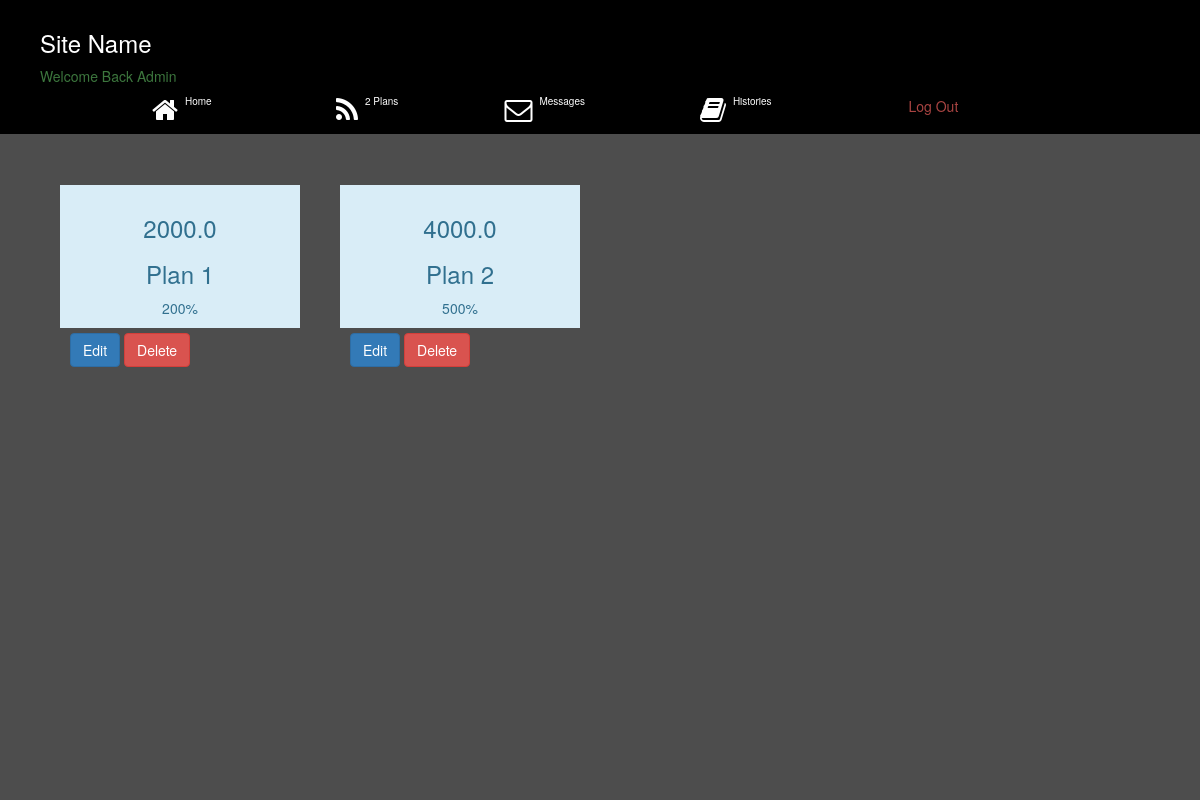
/upgrade (signed in), run on the app's committed database.
### App/models.py (models this page shows, shortened)
class Users(AbstractUser):
    username = models.CharField(max_length=100, blank=True, null=True, unique=True)
    date_joined = models.DateTimeField(verbose_name="date joined", auto_now_add=True)
    last_login = models.DateTimeField(verbose_name="last login", auto_now=True)
    number = models.TextField(default=0, null=True)
    block = models.BooleanField(default=False)
    address = models.TextField()
    gender = models.CharField(max_length=10)
    plan = models.TextField(null=True)
    balance = models.FloatField(default=0.00)
    price = models.FloatField(default=0.00)
    parcent = models.FloatField(default=0.00)
    bank_name = models.TextField(null=True)
    bank_number = models.TextField(null=True)
    bank = models.TextField(null=True)
    type = models.TextField(null=True)
    def __str__(self):
        return self.username

class Plans(models.Model):
    name = models.TextField()
    price = models.FloatField(default=0.00)
    parcentage = models.IntegerField()

### App/views.py (the view)
# urls.py: path('upgrade', views.Upgrade, name='upgrade'),
@login_required(login_url='login')
def Upgrade(request):
    plan = Plans.objects.all()
    context = {
        'plan': plan,
    }
    return render(request, 'upgrade.html', context)

### templates/upgrade.html (shortened to what this page needs)
{% extends 'bases.html' %}
{% load static %}
{% block content %}
<div>
    <div class="col-md-12 p-3 bg-img">
        <div class="blow">
        </div>
        <div class="containner p-3">
            <div class="p-3 col-md-12">
                <div class="col-md-12 p-3">
                    {% for plan in plan %}
                    <div class="col-md-3">
                        <div class="m-3">
                            <a href="{% url 'payment' plan.id %}">
                                <div class="text-center alert-info p-3 bg-gradient">
                                    <h3>{{plan.price}}</h3>
                                    <h3 class="text-capitalize">{{plan.name}}</h3>
                                    <span>{{plan.parcentage}}%</span>
                                </div>
                            </a>
                        </div>
                        {% if request.user.is_superuser %}
                        <div class="col-md-12">
                            <div class="">
                                <a href="{% url 'planedit' plan.id %}" class="btn btn-primary">Edit</a>
                                <a href="{% url 'plandelete' plan.id %}" class="btn btn-danger">Delete</a>
                            </div>
                        </div>
                        {% endif %}
                    </div>
                    {% endfor %}
                </div>
            </div>
        </div>
    </div>
</div>
{% endblock %}

### templates/bases.html (shortened to what this page needs)
{% load static %}
<!DOCTYPE html>
<html lang="en">
<head>
    <link rel="stylesheet" href="{% static 'styles/font-awesome/css/font-awesome.min.css' %}">
    <link rel="stylesheet" href="{% static 'styles/bootstrap/css/bootstrap.min.css' %}">
    <link rel="stylesheet" href="{% static 'styles/bootstrap/css/bootstrap.css' %}">
    <link rel="stylesheet" href="{% static 'styles/css.css' %}">
</head>
<body>
    {% if request.user.is_superuser %}
    <div class="col-md-12 p-3 menu">
        <div class="col-md-12">
            <div class="col-md-12">
                <h3 class="text-light">Site Name</h3>
            </div>
            <div class="col-md-12">
                <p class="text-capitalize text-success">Welcome Back {{request.user}}</p>
            </div>
        </div>
        <div class="col-md-12">
            <div class="col-md-12 text-right menus">
                <div class="text-right col-md-2">
                    <a href="{% url 'adminview' %}" class="">
                    <i class="fa fa-home fa-2x text-light">
                        <span style="position: relative;font-size:10px;top:-15px;">Home</span>
                    </i>
                    </a>
                </div>
                <div class="text-right col-md-2">
                    <a href="{% url 'upgrade' %}" class="">
                    <i class="fa fa-feed fa-2x text-light">
                        <span style="position: relative;font-size:10px;top:-15px;">{{plan.count}} Plans</span>
                    </i>
                    </a>
                </div>
                <div class="text-right col-md-2">
                    <a href="{% url 'mes' %}" class="">
                    <i class="fa fa-envelope-o fa-2x text-light">
                        <span style="position: relative;font-size:10px;top:-15px;">{{message.count}} Messages</span>
                    </i>
                    </a>
                </div>
                <div class="text-right col-md-2">
                    <a href="{% url 'history' %}" class="">
                    <i class="fa fa-book fa-2x text-light">
                        <span style="position: relative;font-size:10px;top:-15px;">{{history.count}} Histories</span>
                    </i>
                    </a>
                </div>
                <div class="text-right col-md-2">
                    <div class="text-right">
                        <a href="{% url 'home' %}" class="text-danger">Log Out</a>
                    </div>
                </div>
            </div>
        </div>
    </div>
    {% endif %}
    <div>
        {% block content %}
        {% endblock %}
    </div>
</body>
</html>

### static/styles/css.css (style rules this page uses)
* { border: 0px; padding: 0px; box-sizing: border-box; font-family: Helvetica Neue, Helvetica, Arial, sans-serif; }
.p-3 { padding: 10px; }
.m-3 a { text-decoration: none; transition: all 1.5s ease; }
.m-3 { margin: 5px; }
.menu { position: fixed; z-index: 100; background-color: black; width: 100%; }
.blow { position: fixed; width: 100%; background-color: rgba(0, 0, 0, 0.699); height: 100vh; left: 0; top: 0; }
.containner { margin-top: 120px; }

### templates/bases.html (style rules this page uses)
.text-light { color: white; }

### data on the page
Users: user "Admin"
Plans: price "2000.0", name "Plan 1", parcentage "200"
Plans: price "4000.0", name "Plan 2", parcentage "500"

### other printed values
{{ plan.count }} "2"
